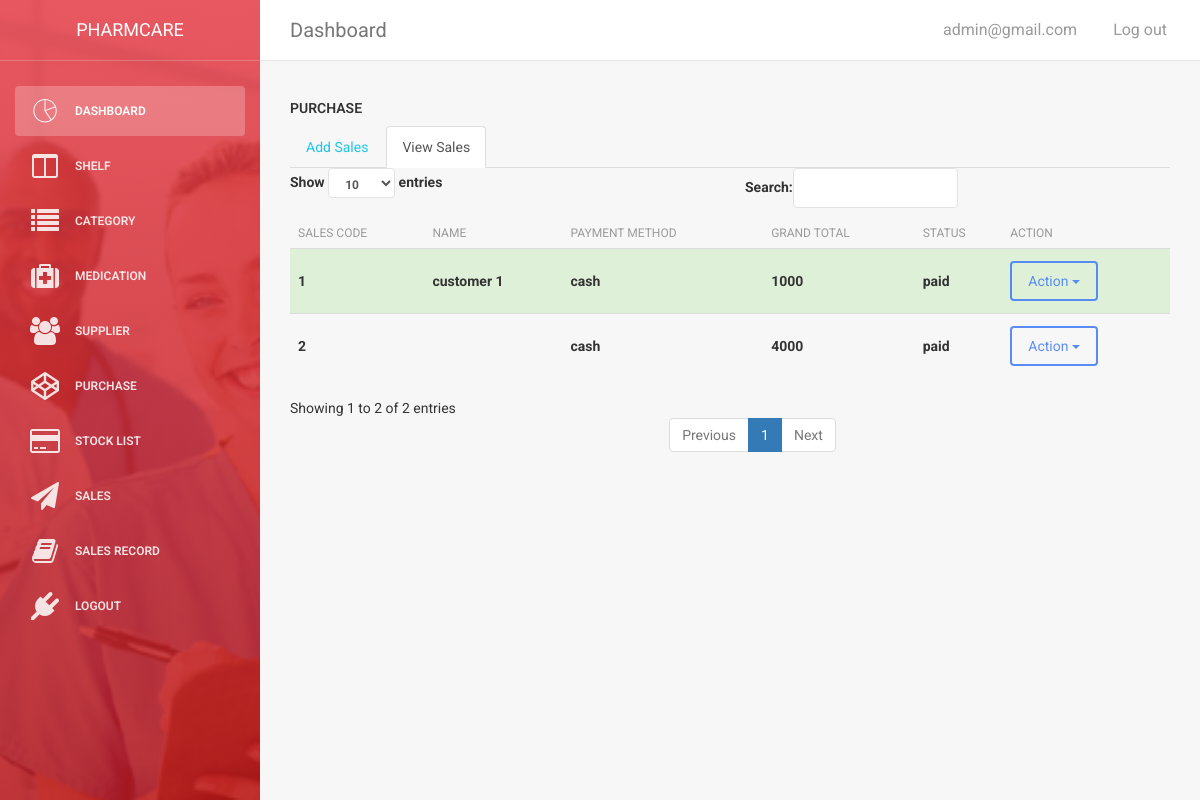
The page /admin/administrator/sales.php (signed in) on the database its author committed.
### tables this page shows
CREATE TABLE `sales` (
  `id` int(11) NOT NULL,
  `salesCode` int(200) NOT NULL,
  `customer` varchar(225) NOT NULL,
  `paymentMethod` varchar(255) NOT NULL,
  `grandTotal` double DEFAULT NULL,
  `status` varchar(225) NOT NULL,
  `date` date NOT NULL
);

### admin/includes/manage_sales.php (the view, shortened to what this page needs)
<ul class="nav nav-tabs">
  <li><a href="sales.php?source=add_sales">Add Sales</a></li>
  <li class="active"><a href="sales.php">View Sales</a></li>
</ul>
            <table class="table" id="myTable">
                <thead>
                  <tr>
                      <th>Sales Code</th>
                      <th>Name</th>
                      <th>Payment Method</th>
                      <th>Grand Total</th>
                      <th>Status</th>
                      <th>Action</th>
                  </tr>
                </thead>
                <tbody>
                  <tr class="success">
<?php
    global $connection;
    $query = "SELECT * FROM sales";
    $result = mysqli_query($connection,$query);
    while($row = mysqli_fetch_assoc($result)){
        $salesCode = $row['salesCode'];
        $name = $row['customer'];
        $payM = $row['paymentMethod'];
        $grandT = $row['grandTotal'];
        $status = $row['status'];
       ?>
        <th><?php echo $salesCode ;?></th>
        <th><?php echo $name ;?></th>
        <th><?php echo $payM ;?></th>
        <th><?php echo $grandT ;?></th>
        <th><?php echo $status ;?></th>
        <th><?php echo"<div class='dropdown'>
          <button class='btn btn-primary dropdown-toggle' type='button' data-toggle='dropdown'>Action
          <span class='caret'></span></button>
          <ul class='dropdown-menu'>
            <li><a href='../invoice2.php?p_code={$salesCode}'>Invoice</a></li>
          </ul>
        </div>"
            ?></th>
        </tr><?php
    }
?>
                </tbody>
            </table>

### rows shown on the page
sales: salesCode "1", customer "customer 1", paymentMethod "cash", grandTotal "1000", status "paid"
sales: salesCode "2", paymentMethod "cash", grandTotal "4000", status "paid"

### other values the page prints
$_SESSION['username'] "admin@gmail.com"
